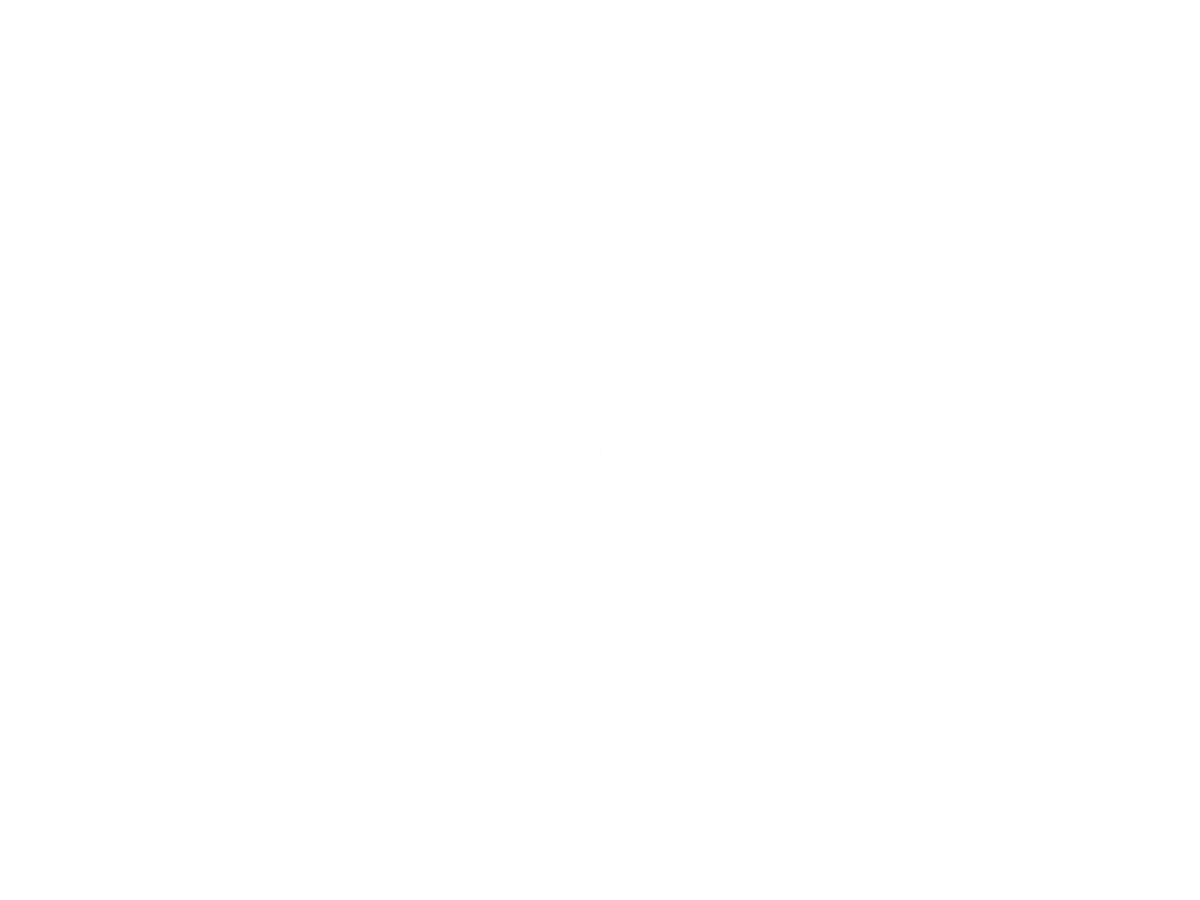
Frame 1 (no input)
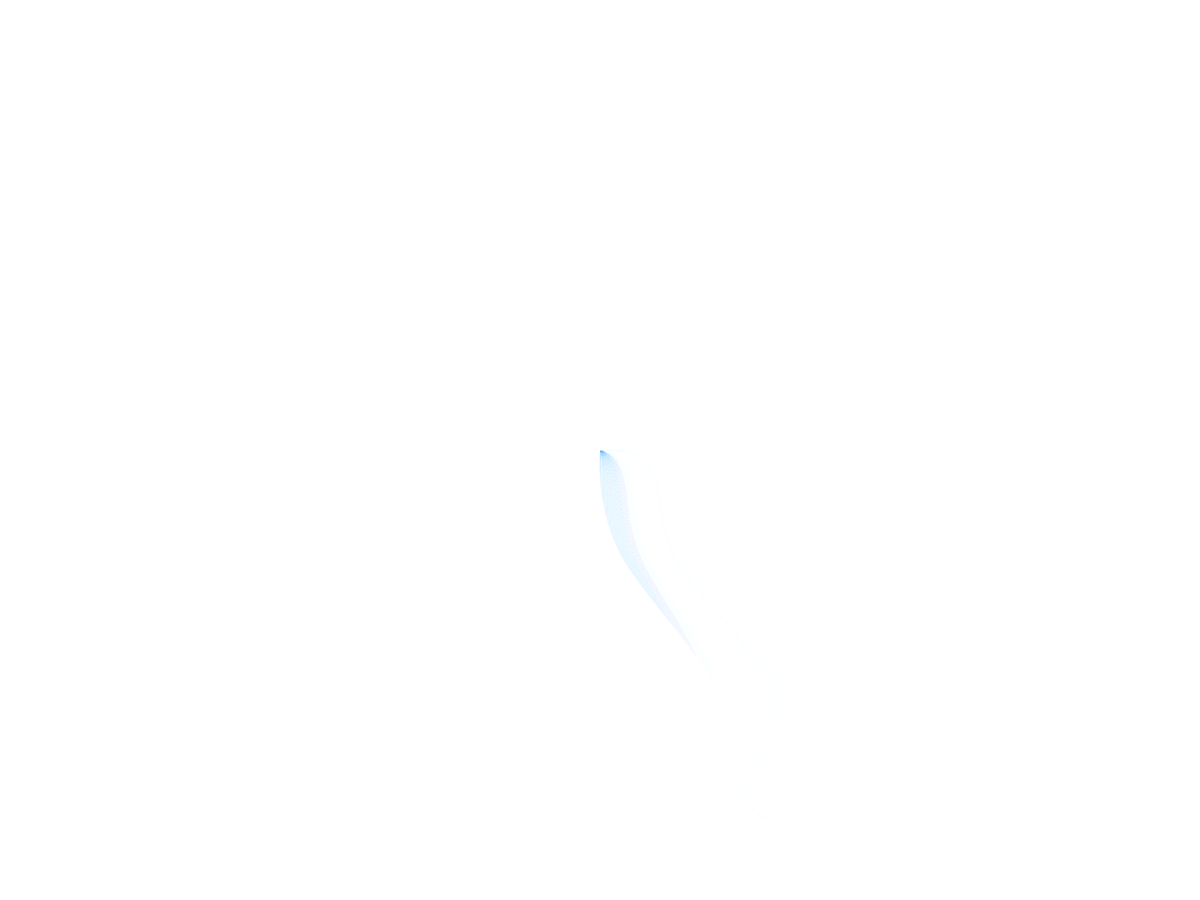
Frame 60 (the mouse pressed at the canvas centre just before this capture)
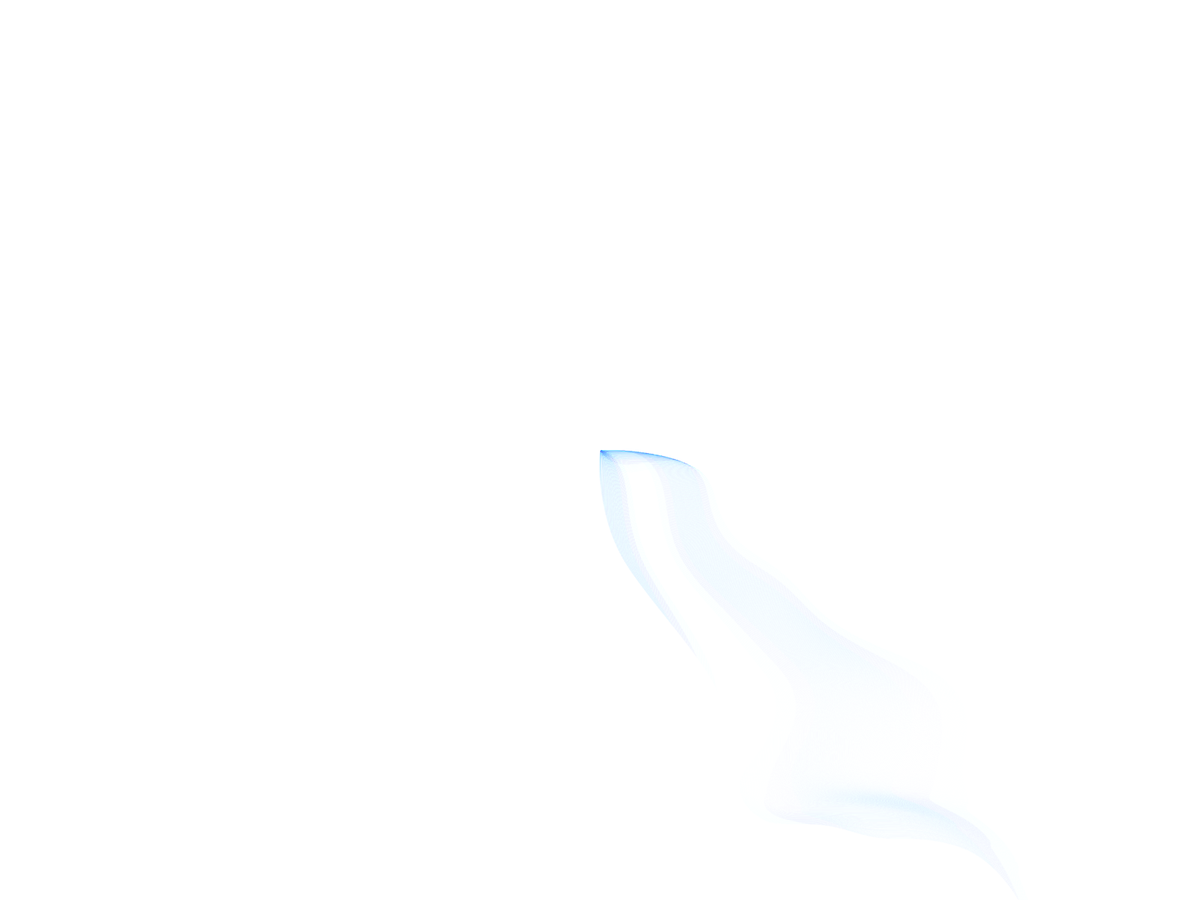
Frame 120 (the mouse held since frame 60 and released just before this capture)

The Processing sketch that drew these frames (run headless with seeded random() and noise(); from frame 60 on, the mouse is pressed at the canvas centre):

// Processing sketch: Spread
// ── Spread.pde
ArrayList<Agent> agents = new ArrayList<Agent>();
float zoff = 0;
int maxAgent = 4000;

void setup(){
  //size(500, 500);
  fullScreen();
  colorMode(HSB, 360, 100, 100);
  background(360);
}

void keyPressed(){
  if(key=='r'){
    background(360);
    agents = new ArrayList<Agent>();
  }
}

void draw(){
  noStroke();
  for(int i = 0; i < 10; i++){
    agents.add(new Agent(zoff));
    if(agents.size() > maxAgent){
      agents.remove(0);
    }//sin(zoff)*50+50
    fill((zoff)%360+200, 100, 100, sin(zoff*10)*2+2);
    for(Agent agent : agents){
      agent.update();
      agent.show();
    }
    zoff += 0.001;
  }
}
// ── Class.pde
class Agent{
  PVector pos = new PVector();
  float nScale = 1000;
  float zoff;
  
  Agent(float zoff){
    this.zoff = zoff;
    pos = new PVector(width/2, height/2);
  }
  
  void update(){
    //float angle = noise(pos.x/nScale, pos.y/nScale, zoff)*TWO_PI*4;
    float angle = (sin(noise(pos.x/nScale, pos.y/nScale, zoff/100)*TWO_PI*2+zoff)+1)/2*TWO_PI*4;
    pos.add(new PVector(cos(angle), sin(angle)));
    if(pos.x < 0 || pos.x > width || pos.y < 0 || pos.y > height){
      pos = new PVector(width/2, height/2);
    }
  }
  
  void show(){
    //pixels[(int)pos.y*width+(int)pos.x-1] = col;
    rect(pos.x, pos.y, 1, 1);//I want to use alpha
  }
}
